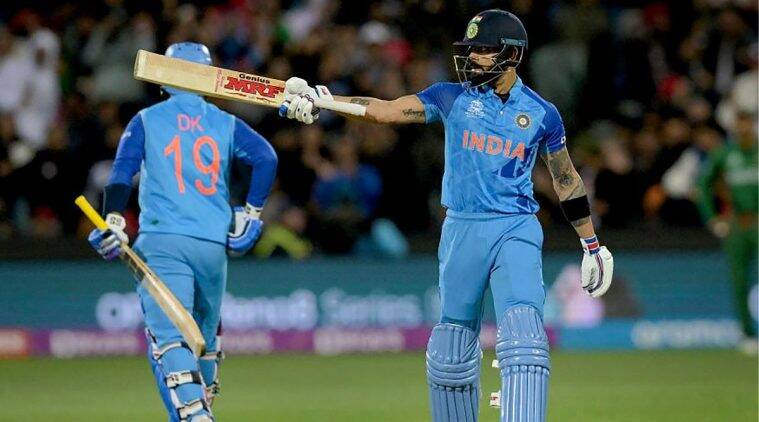
#> input picture images/friend.jpg, 759 x 422 px, found by its file name
$ python ComplementImage.py
#> lines starting #> are read from the running program, lines starting #| are printed output that depends on the picture
import cv2

img = cv2.imread('.\\images\\friend.jpg')
#> img is the input picture: shape (422, 759, 3); mean B, G, R 87.1, 85.8, 68.1
cv2.imshow('original image',img)
# comp_image = 255 - img
comp_image = cv2.bitwise_not(img)
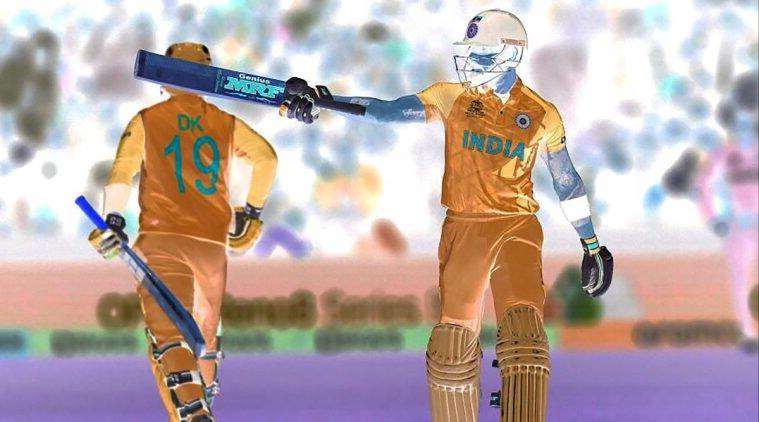
#> comp_image: shape (422, 759, 3); mean B, G, R 167.9, 169.2, 186.9
cv2.imshow("Complementary image",comp_image);
cv2.waitKey(0)

# # pip install opencv-python
